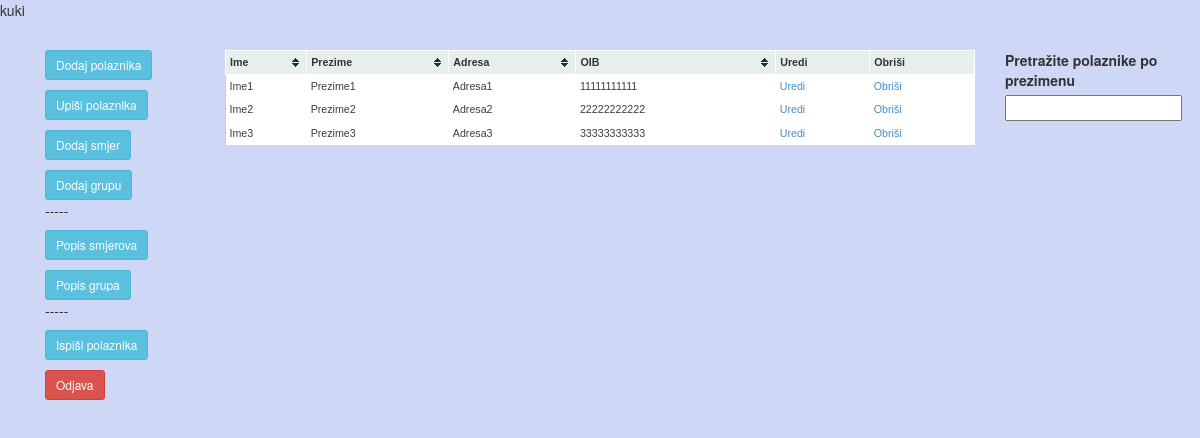
Page /polaznici.php (signed in) on the committed database.
### tables this page shows
CREATE TABLE IF NOT EXISTS `polaznik` (
  `ID_polaznik` int(11) unsigned NOT NULL AUTO_INCREMENT,
  `ime` varchar(50) NOT NULL,
  `prezime` varchar(50) NOT NULL,
  `adresa` varchar(70) DEFAULT NULL,
  `oib` char(11) NOT NULL,
  `slika` varchar(80) DEFAULT NULL,
  PRIMARY KEY (`ID_polaznik`)
);

### functions/general_function.php (called while the page is built, shortened)
<?php
	function upit($con, $sql){
		mysqli_set_charset($con,'utf8');
		$rez = mysqli_query($con, $sql);
		$items = array();
		while($item = mysqli_fetch_array($rez)){
			$items[]=$item;
		}
		return $items;
	}
?>

### polaznici.php (the view, shortened to what this page needs)
<?php include_once('header.php'); ?>
<div class="container-fluid">
        <?php
        $con=spajanje();
        $sql="SELECT * FROM polaznik";
        $polaznici=upit($con,$sql);
        ?>
    <div class="col-lg-2">
        <div class="col-xs-7">
            <a href="polaznik.php" class="btn btn-info btn-sm" role="button">Dodaj polaznika</a>
            <a href="upis.php" class="btn btn-info btn-sm" role="button">Upiši polaznika</a>
            <a href="smjer.php" class="btn btn-info btn-sm" role="button">Dodaj smjer</a>
            <a href="grupa.php" class="btn btn-info btn-sm" role="button">Dodaj grupu</a>
            <p>-----</p>
            <a href="smjerovi.php" class="btn btn-info btn-sm" role="button">Popis smjerova</a>
            <a href="grupe.php" class="btn btn-info btn-sm" role="button">Popis grupa</a>
            <p>-----</p>
            <a href="ispis.php" class="btn btn-info btn-sm" role="button">Ispiši polaznika</a>
            <a href="index.php?odjava=da" class="btn btn-danger btn-sm" role="button">Odjava</a>
        </div>
    </div>
    <div class="col-lg-8">
        <table cellspacing="1" class="tablesorter">
            <thead>
                <tr>
                    <th>Ime</th>
                    <th>Prezime</th>
                    <th>Adresa</th>
                    <th>OIB</th>
                    <th>Uredi</th>
                    <th>Obriši</th>
                </tr>
            </thead>
            <?php
            echo "<tbody>";
            foreach ($polaznici as $polaznik) {
                $tpl="<tr>";
                $tpl.="<td>".$polaznik['ime']."</td>";
                $tpl.="<td>".$polaznik['prezime']."</td>";
                $tpl.="<td>".$polaznik['adresa']."</td>";
                $tpl.="<td>".$polaznik['oib']."</td>";
                $tpl.='<td><a href="polaznik.php?id='.$polaznik['ID_polaznik'].'">Uredi</a></td>';
                $tpl.='<td><a href="polaznici.php?id='.$polaznik['ID_polaznik'].'&obrisi=da" onclick="return confirm(\'Jeste li sigurni\')">Obriši</a></td>';
                $tpl.="</tr>";
                echo $tpl;
            }
            echo "</tbody>";
            ?>
        </table>
    </div>
    <div class="col-lg-2">
        <form action="" method="post">
            <p>
                <label for="trazilica">Pretražite polaznike po prezimenu</label><br>
                <input onkeyup="trazi(this.value);" id="trazilica" name="trazilica" type="text" value="" />
            </p>
        </form>
    </div>
</div>
<?php include_once('footer.php'); ?>

### header.php (shortened to what this page needs)
<!DOCTYPE html>
<html lang="en">
    <head>
        <link href="css/bootstrap.min.css" rel="stylesheet">
        <link href="css/custom.css" rel="stylesheet">
        <link href="css/themes/blue/style.css" rel="stylesheet">
        <link rel="stylesheet" href="//code.jquery.com/ui/1.10.4/themes/smoothness/jquery-ui.css">
        <?php include_once('functions/general_function.php') ?>
    </head>
    <body style="background-color:#CED8F6">

### css/custom.css (style rules this page uses)
.col-lg-2 { padding-top: 30px; }
.col-lg-8 { padding-top: 20px; }

### css/themes/blue/style.css (style rules this page uses)
table.tablesorter { font-family:arial; background-color: #CDCDCD; margin:10px 0pt 15px; font-size: 8pt; width: 100%; text-align: left; }
table.tablesorter thead tr th, table.tablesorter tfoot tr th { background-color: #e6EEEE; border: 1px solid #FFF; font-size: 8pt; padding: 4px; }
table.tablesorter thead tr .header { background-image: url(bg.gif); background-repeat: no-repeat; background-position: center right; cursor: pointer; }
table.tablesorter tbody td { color: #3D3D3D; padding: 4px; background-color: #FFF; vertical-align: top; }

### rows in the picture
polaznik: ime "Ime1", prezime "Prezime1", adresa "Adresa1", oib "11111111111"
polaznik: ime "Ime2", prezime "Prezime2", adresa "Adresa2", oib "22222222222"
polaznik: ime "Ime3", prezime "Prezime3", adresa "Adresa3", oib "33333333333"
